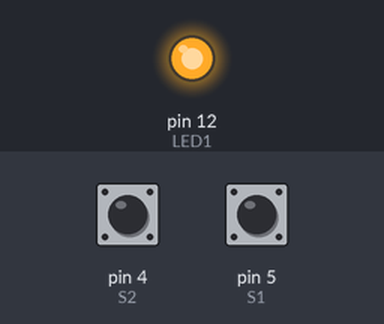
Recording of a sketch running on a simulated Arduino Uno, built with avr-gcc and run on an emulated ATmega328P. Parts: output pins drawn as LEDs (lit = HIGH). The test bench sets the inputs (shaded band); at power-on: pin 5 (S1) HIGH, pin 4 (S2) HIGH.

Above: at 1.2 s.
1.3 s: pin 5 (S1) pulled LOW for 0.15 s
At 2.1 s:
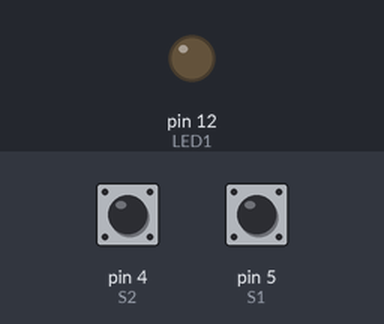
4.5 s: pin 5 (S1) pulled LOW for 1 s
At 5.8 s:
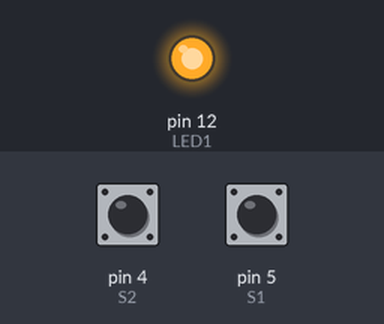
7.0 s: pin 5 (S1) pulled LOW for 3.2 s
At 7.7 s:
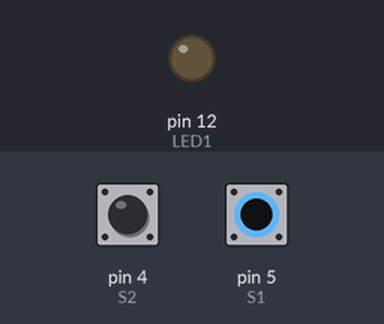
Timing chart, 0 to 10.0 s (numbered marks = the images above; inputs shaded):
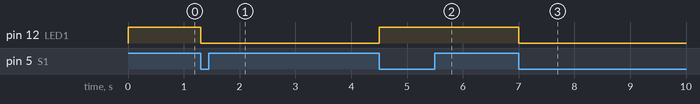

Measured:
- after the input at 1.3 s, pin 12 (LED1): HIGH → LOW at once
- after the input at 4.5 s, pin 12 (LED1): LOW → HIGH at once
- after the input at 7.0 s, pin 12 (LED1): HIGH → LOW at once

The sketch:

tutustuminen.ino
```cpp
#define LED1 12
#define S1 5
#define S2 4

#define BUTTONPRESSED LOW
#define LEDON LOW
#define LEDOFF HIGH

//Luodaan globaali muuttuja ylläpitämään tietoa ledin tilasta
int led1State=LEDOFF;
//Luodaan globaali muuttuja painikkeen "vanhaa" tilaa varten
int S1OldState, S2OldState;

void setup() {
  //Määritetään ledin liitos
  pinMode(LED1, OUTPUT);
  //Ohjataan ledi tilamuuttujan mukaiseen tilaan
  digitalWrite(LED1, led1State);
  //Määritetään painikkeen liitos
  pinMode(S1, INPUT_PULLUP);
  pinMode(S2, INPUT_PULLUP);
  //Luetaan painikkeen tila "vanhaksi" tiedoksi
  S1OldState = digitalRead(S1);
  S2OldState = digitalRead(S2);
  //Alustetaan sarjaportti
  Serial.begin(9600);
}
//Muuttuja suodatukselle
#define FILTER 20
void handleS1() {
  //Luetaan painikkeen tila
  int butNewState = digitalRead(S1);
  //Jos uusi tila on erilainen kuin vanha on painikkeen tila muuttunut
  if(butNewState != S1OldState){
    //Jos uusi tila edustaa painettu painiketta on aika reagoida
    if(butNewState == BUTTONPRESSED){
      //Vaihdetaan ledin tilatiedon tila
      if(led1State==LEDOFF){
        led1State=LEDON;
      }else{
        led1State=LEDOFF;
      }
      //Ohjataan ledi tilamuuttujan mukaiseen tilaan
      digitalWrite(LED1, led1State);
    }
    //Suodatetaan värähtelyt sisääntulosta
    delay(FILTER);
  }
  //Päivitetään tilamuuttujan arvo seuraavaa kierrosta varten
  S1OldState=butNewState;
}

void handleS2() {
  //Luetaan painikkeen tila
  int butNewState = digitalRead(S2);
  //Jos uusi tila on erilainen kuin vanha on painikkeen tila muuttunut
  if(butNewState != S2OldState){
    //Jos uusi tila edustaa painettu painiketta on aika reagoida
    if(butNewState == BUTTONPRESSED){
      Serial.println("Morjens");
    }
    //Suodatetaan värähtelyt sisääntulosta
    delay(FILTER);
  }
  //Päivitetään tilamuuttujan arvo seuraavaa kierrosta varten
  S2OldState=butNewState;
}


void loop(){
  handleS1();
  handleS2();
}
```
